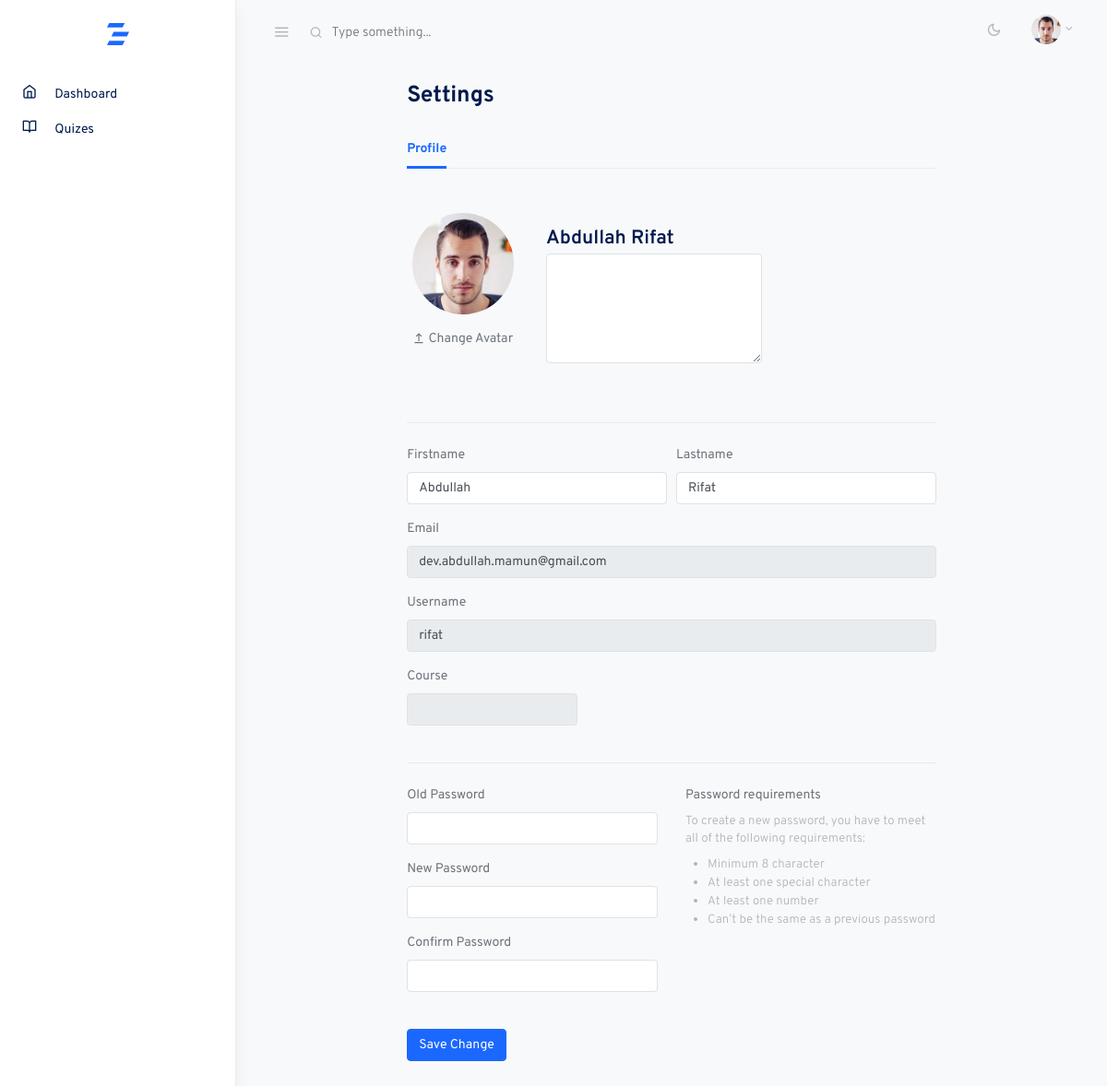
/account/profile-settings/ (signed in), run on the app's committed database.
### account/models.py (models this page shows, shortened)
class CustomUser(AbstractUser):
    email = models.EmailField(unique=True)
    phone_number = models.CharField(max_length=15, blank=True)
    course = models.ForeignKey(Course, on_delete=models.CASCADE, null=True, blank=True)
    message = models.TextField(blank=True)
    is_verified = models.BooleanField(default=False)
    is_approved = models.BooleanField(default=False)
    avatar = models.ImageField(upload_to='avatars/', blank=True)
    point = models.FloatField(default=0.0)
    gender_choices = [
        ('M', 'Male'),
        ('F', 'Female'),
        ('O', 'Other'),
    ]
    gender = models.CharField(max_length=1, choices=gender_choices, blank=True)
    email_verification_token = models.CharField(max_length=100, blank=True, null=True)
    email_verification_sent_at = models.DateTimeField(null=True, blank=True)

### account/views.py (the view, shortened to what this page needs)
# urls.py: path('profile-settings/', views.profile_setting, name="profile_settings")
@login_required
def profile_setting(request):
    user = request.user
    courses = Course.objects.all()
    return render(request, 'user/profile_settings.html', {'user': user, 'courses': courses})

### templates/user/profile_settings.html (shortened to what this page needs)
{% extends 'user/assets/base.html' %}
{% load static %}
{% block content %}
<div class="container-fluid">
    <div class="row justify-content-center">
      <div class="col-12 col-lg-10 col-xl-8">
        <h2 class="h3 mb-4 page-title">Settings</h2>
        <div class="my-4">
          <ul class="nav nav-tabs mb-4" id="myTab" role="tablist">
            <li class="nav-item">
              <a class="nav-link active" id="home-tab" data-toggle="tab" href="#home" role="tab" aria-controls="home" aria-selected="true">Profile</a>
            </li>
          </ul>
          <form method="POST" action="{% url 'account:profile_settings' %}" enctype="multipart/form-data">
            <div class="row mt-5 align-items-center">
              <div class="col-md-3 text-center mb-5">
                <div class="avatar avatar-xl" id="avatar-container">
                    {% if user.avatar %}
                        <img src="{{ user.avatar.url }}" alt="..." class="avatar-img rounded-circle">
                    {% else %}
                        <img src="{% static 'user/./assets/avatars/face-1.jpg' %}" alt="..." class="avatar-img rounded-circle">
                    {% endif %}
                    <div class="avatar-overlay mt-3">
                        <label for="avatar-upload" class="avatar-overlay-button">
                            <svg xmlns="http://www.w3.org/2000/svg" width="1em" height="1em" viewBox="0 0 24 24"><path fill="currentColor" fill-rule="evenodd" d="M13 5.828V17h-2V5.828L7.757 9.071L6.343 7.657L12 2l5.657 5.657l-1.414 1.414zM5 19h14a1 1 0 0 1 0 2H5a1 1 0 0 1 0-2"/></svg>
                            <span>Change Avatar</span>
                        </label>
                    </div>
                </div>
              </div>
              <div class="col">
                <div class="row align-items-center">
                  <div class="col-md-7">
                    <h4 class="mb-1">{{user.first_name}} {{user.last_name}}</h4>
                  </div>
                </div>
                <div class="row mb-4">
                  <div class="col-md-7">
                    <textarea class="form-control" name="message" id="" cols="10" rows="5">{{user.message}}</textarea>
                  </div>
                </div>
              </div>
            </div>
            <hr class="my-4">
            <div class="form-row">
              <div class="form-group col-md-6">
                <label for="firstname">Firstname</label>
                <input type="text" id="firstname" name="first_name" class="form-control" value="{{user.first_name}}">
              </div>
              <div class="form-group col-md-6">
                <label for="lastname">Lastname</label>
                <input type="text" id="lastname" name="last_name" class="form-control" value="{{user.last_name}}">
              </div>
            </div>
            <div class="form-group">
              <label for="inputEmail4">Email</label>
              <input type="email" disabled class="form-control" id="inputEmail4" value="{{user.email}}">
            </div>
            <div class="form-group">
              <label for="inputAddress5">Username</label>
              <input type="text" disabled class="form-control" id="inputAddress5" value="{{user.username}}">
            </div>
            <div class="form-row">
              <div class="form-group col-md-4">
                <label for="inputState5">Course</label>
                <input type="text" disabled class="form-control" id="inputAddress5" value="{{user.course.name}}">
              </div>
            </div>
            <hr class="my-4">
            <div class="row mb-4">
              <div class="col-md-6">
                <div class="form-group">
                  <label for="inputPassword4">Old Password</label>
                  <input type="password" name="old_password" class="form-control" id="inputPassword5">
                </div>
                <div class="form-group">
                  <label for="inputPassword5">New Password</label>
                  <input type="password" name="new_password" class="form-control" id="inputPassword5">
                </div>
                <div class="form-group">
                  <label for="inputPassword6">Confirm Password</label>
                  <input type="password" name="confirm_password" class="form-control" id="inputPassword6">
                </div>
              </div>
              <div class="col-md-6">
                <p class="mb-2">Password requirements</p>
                <p class="small text-muted mb-2"> To create a new password, you have to meet all of the following requirements: </p>
                <ul class="small text-muted pl-4 mb-0">
                  <li> Minimum 8 character </li>
                  <li>At least one special character</li>
                  <li>At least one number</li>
                  <li>Can’t be the same as a previous password </li>
                </ul>
              </div>
            </div>
            <button type="submit" class="btn btn-primary">Save Change</button>
          </form>
        </div>
      </div>
    </div>
  </div>
{% endblock %}

### data on the page
CustomUser: first_name "Abdullah", last_name "Rifat", email "dev.abdullah.mamun@gmail.com", username "rifat"
